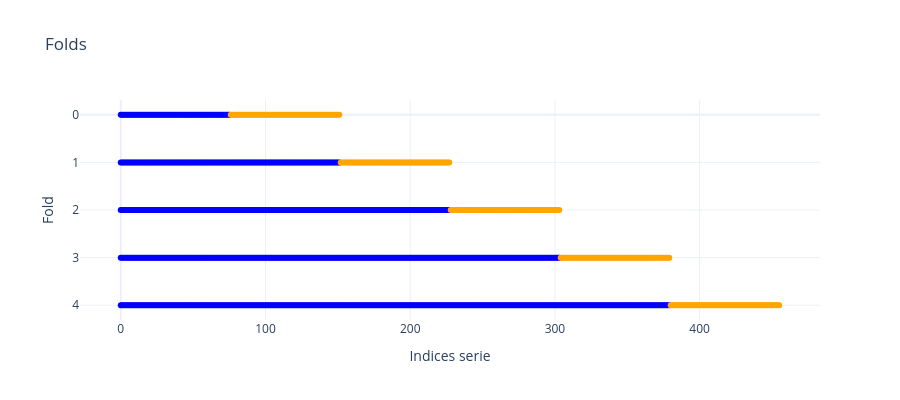

Notebook code for this chart:
### Markdown cell above
Visualización de los folds a implementar

### Code cell
# visualizacion de los folds 
# se muestra de forma visual como funcionan los folds
# si no se define el tamaño de test, en la primera iteracion se toma igual cantidad de datos para train que para test
# por eso se toman los folds de prueba como de la longitud de datos de validación

gap = 8 # distancia (cantidad de observaciones) que se deja entre train y test
tscv = TimeSeriesSplit(
    n_splits=5
    #test_size=size_test, 
    #gap=gap
)

folds, indexes, types = [], [], []

for fold_idx, (train_idx, test_idx) in enumerate(tscv.split(folds_data)):
    folds.extend([fold_idx] * len(train_idx)) 
    indexes.extend(train_idx)
    types.extend(['Train'] * len(train_idx))

    folds.extend([fold_idx] * len(test_idx))
    indexes.extend(test_idx)
    types.extend(['Test'] * len(test_idx))

# figura con plotly
fig = go.Figure()

# data train
fig.add_trace(go.Scatter(
    x=indexes, y=folds,
    mode='markers',
    marker=dict(color=['blue' if t == 'Train' else 'orange' for t in types], size=6),
    text=types,
    hovertemplate='Index: %{x}<br> Fold: %{y}<br> Tipo: %{text}<extra></extra>'
))

fig.update_layout(
    title='Folds',
    xaxis_title='Indices serie',
    yaxis_title='Fold',
    yaxis=dict(autorange='reversed'),
    legend_title='Tipo de conjunto',
    template='plotly_white',
    height=400
)
fig.show()

### Figure 1 — Plotly figure (JSON) as saved in the notebook; plotly's stock layout.template omitted (floating-point values rounded to 4 significant figures; data arrays with more than 128 entries replaced by an {"elided": "..."} marker saying what was removed)
{"data": [{"hovertemplate": "Index: %{x}<br> Fold: %{y}<br> Tipo: %{text}<extra></extra>", "marker": {"color": {"elided": "1520 str values"}, "size": 6}, "mode": "markers", "text": {"elided": "1520 str values"}, "type": "scatter", "x": {"elided": "1520 int values"}, "y": {"elided": "1520 int values"}}], "layout": {"height": 400, "legend": {"title": {"text": "Tipo de conjunto"}}, "title": {"text": "Folds"}, "xaxis": {"title": {"text": "Indices serie"}}, "yaxis": {"autorange": "reversed", "title": {"text": "Fold"}}}}
